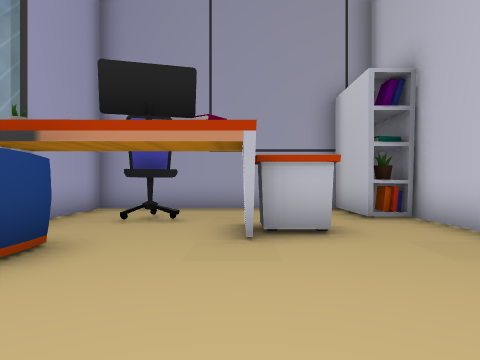
view 1 (above)

24 first-person views from a walk through a Unity game level. The camera is 1.5 m above the floor, looks level and sees 75° across. The floor is counted in squares, 2 m on a side. Each view is taken from the middle of a square. On the plan, view 1 faces up. The plan holds only what a view shows up to about 10 squares ahead; the rest is blank. Some animated figures are not drawn.

view 2
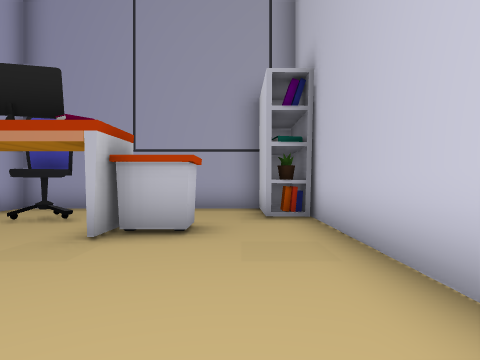

view 3
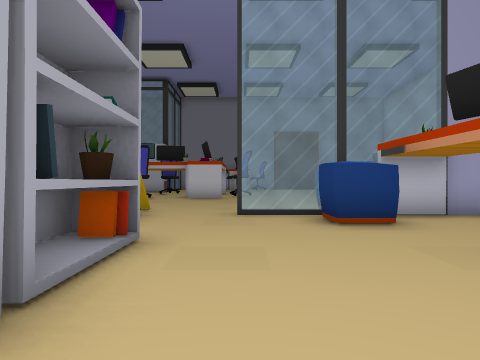

view 4
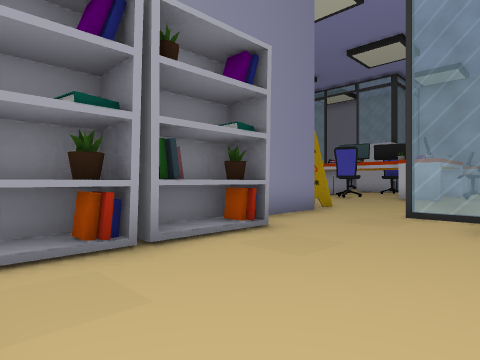

view 5
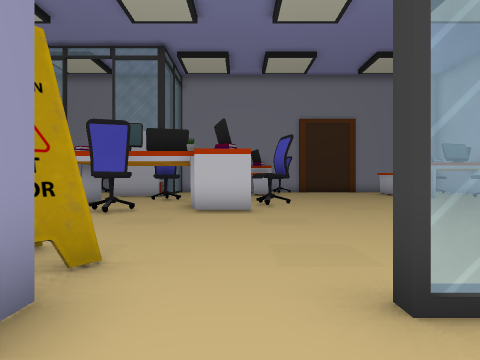

view 6
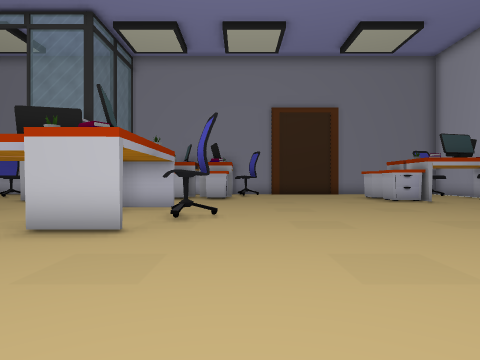

view 7
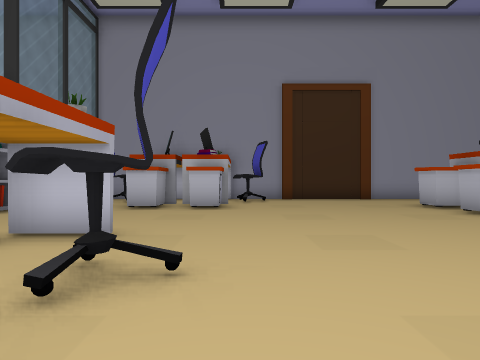

view 8
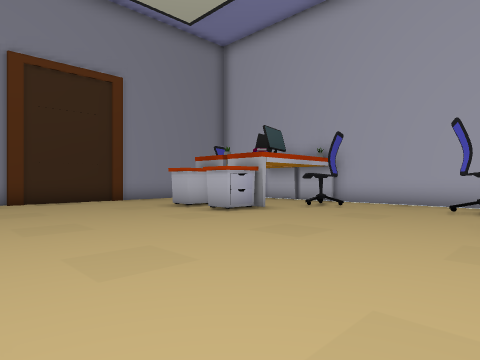

view 9
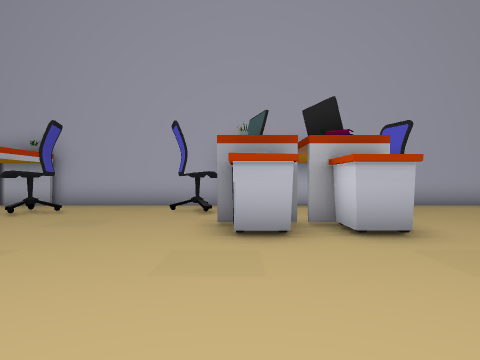

view 10
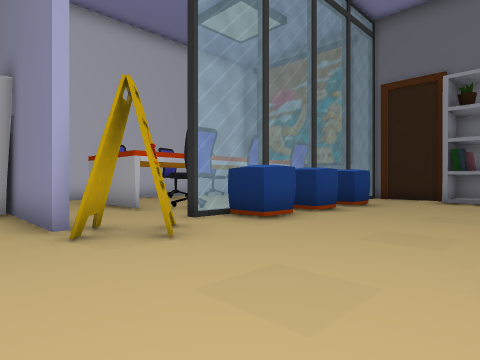

view 11
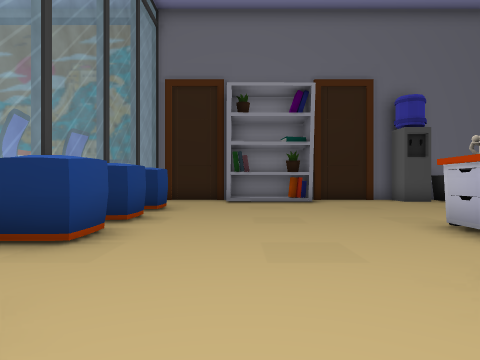

view 12
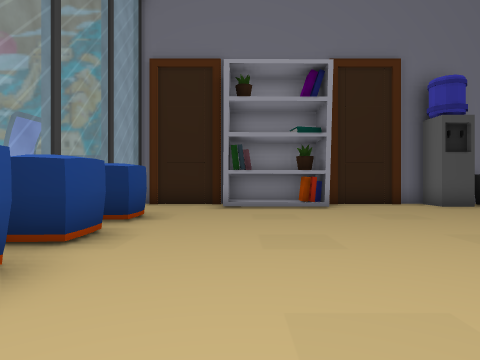

view 13
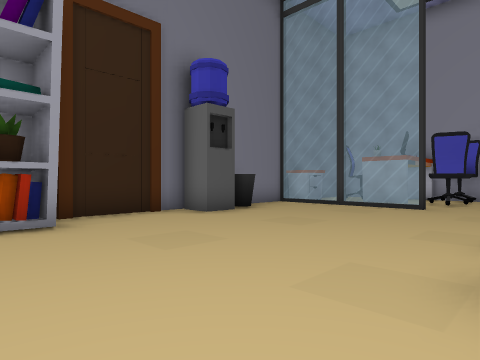

view 14
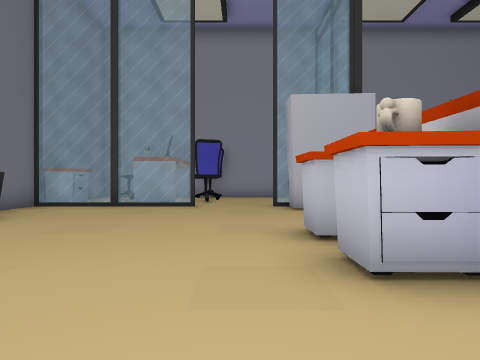

view 15
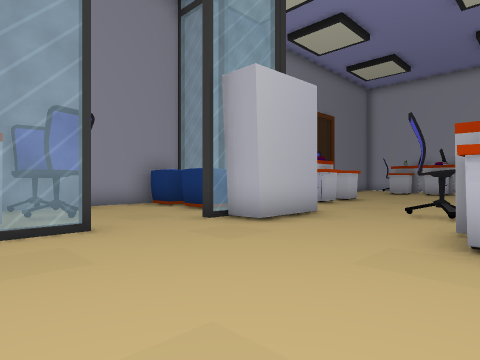

view 16
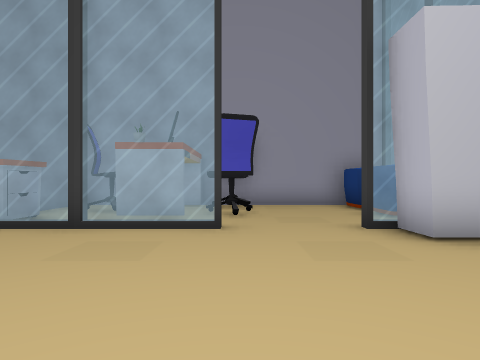

view 17
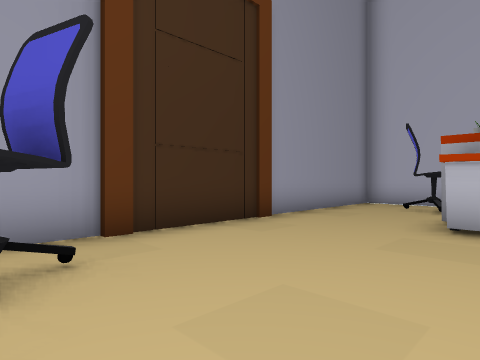

view 18
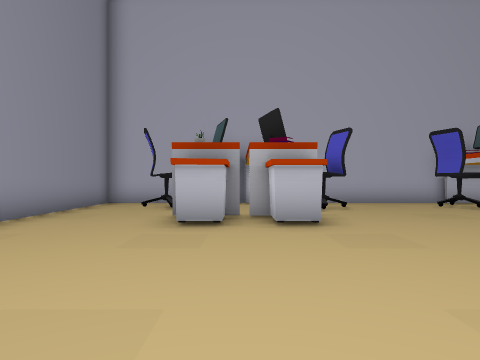

view 19
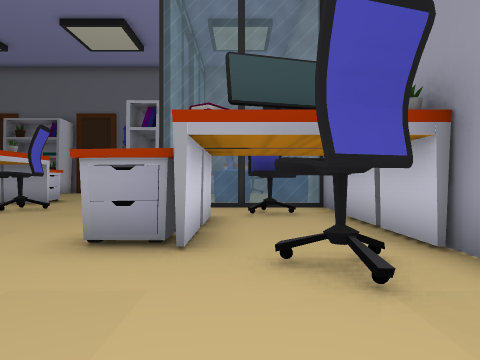

view 20
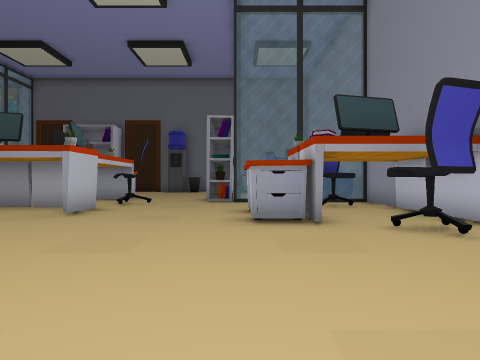

view 21
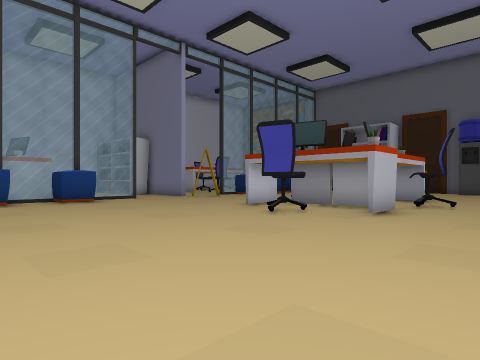

view 22
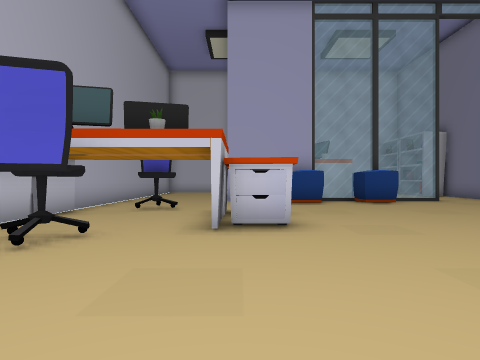

view 23
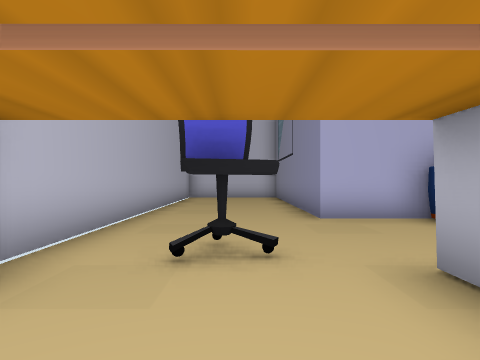

view 24
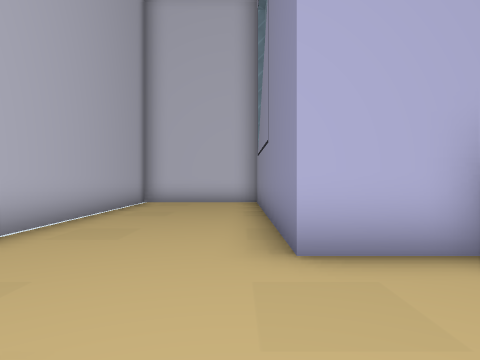

### Floor plan
Key: @ floor where view 1 was taken; # wall or solid block; x gap in a wall; . main floor; : floor 0.25 m higher than the main floor; + floor 0.5 m higher than the main floor; = window, fence, low wall or low ledge; S shelf; O other object.
Columns run from 22 left of view 1 to 4 right of it. Each row starts with its distance up from view 1.
 13 ####  ####### ############
 12 #... ##.....###...........
 11 #..# ......#..............
 10 #... ..#.......#..........
  9 #.........................
  8 #...###.....###...#######S
  7 #.................#......S
  6 #................##.#....S#
  5 #..................=..##..#
  4 #................###..#...#
  3 #................###......#
  2 #.#...............=.......#
  1 ##..#......#......=.......
  0  #..#....#..#.........@...
 -1 ##..#....####.....####SSSS
 -2 #.#..............##
 -3 #.......#....+...##
 -4 #==#==S...........=
 -5 ####. S...##.....###
 -6 #....#....#O......#
 -7 #................##
 -8 ##.#..............
 -9  #...=...........##
-10  #  .=............
-11   #..=............
-12 #.x.#=..##...S:S..
-13 ### ###  ##########

Where each view was taken, in squares from view 1:
view 1: 0 up, 0 right, facing up
view 2: 0 up, 2 right, facing up
view 3: 1 up, 3 right, facing left
view 4: 3 up, 3 right, facing down-left
view 5: 0 up, 2 left, facing left
view 6: 2 up, 5 left, facing left
view 7: 2 up, 9 left, facing left
view 8: 2 up, 10 left, facing up-left
view 9: 3 up, 10 left, facing up
view 10: 0 up, 9 left, facing down-right
view 11: 1 down, 7 left, facing down
view 12: 3 down, 7 left, facing down
view 13: 6 down, 8 left, facing down-left
view 14: 7 down, 8 left, facing left
view 15: 10 down, 12 left, facing up-left
view 16: 8 down, 12 left, facing left
view 17: 2 up, 17 left, facing up-left
view 18: 2 up, 17 left, facing up
view 19: 5 up, 19 left, facing down
view 20: 7 up, 17 left, facing down
view 21: 7 up, 16 left, facing down-right
view 22: 8 up, 15 left, facing right
view 23: 10 up, 10 left, facing right
view 24: 9 up, 7 left, facing right
